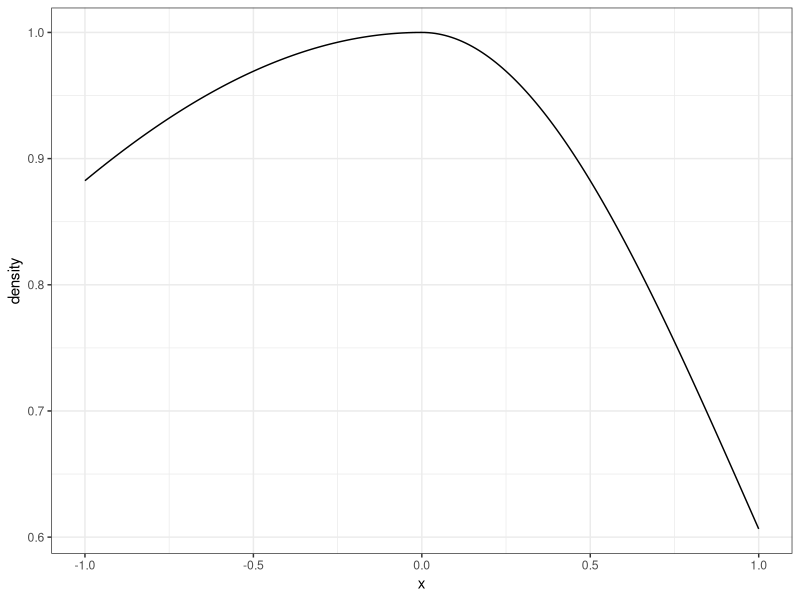
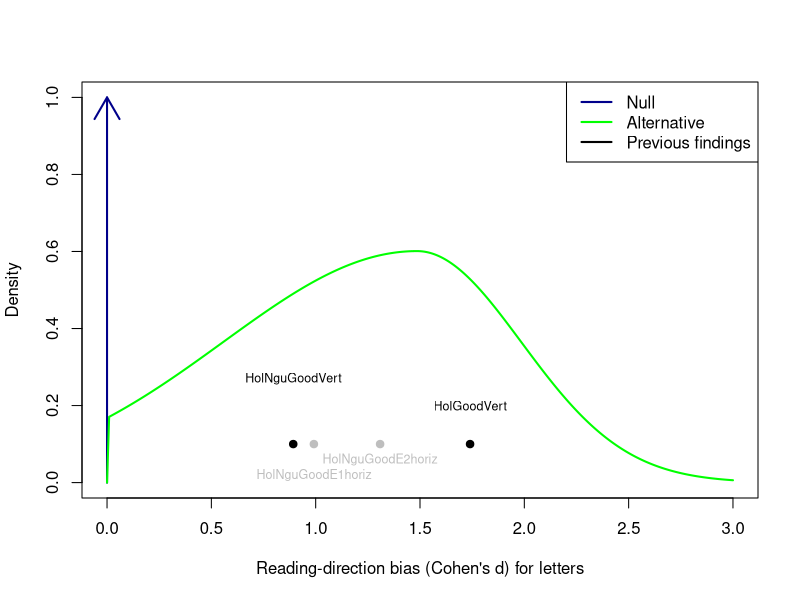
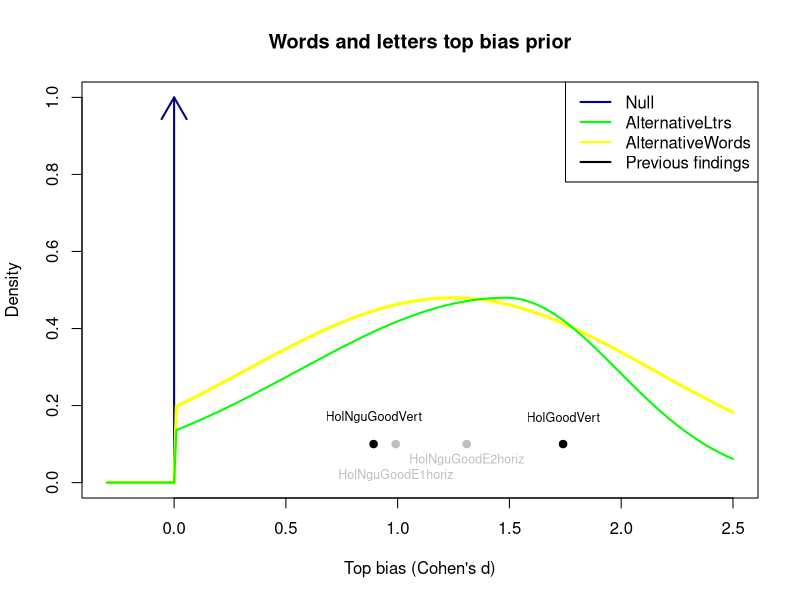
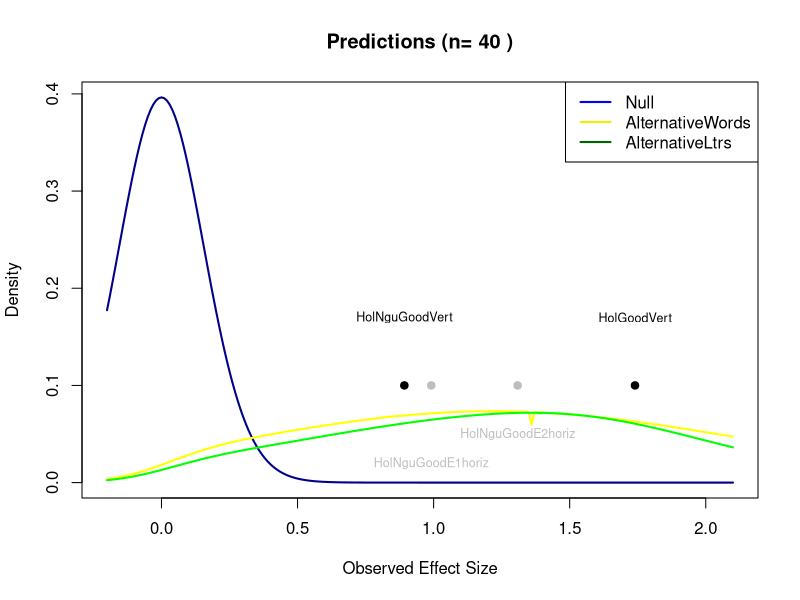

The R source for these figures, in order:
## ---- chunk 1
knitr::opts_chunk$set(echo = TRUE)
## ---- chunk 2
#E1, E2 refers to Holcombe Nguyen Goodbourn E1, E2
E1n<- 16
#Raw effect size plus standard error and sd
P1E1canonical=.23;  P1E1c_se = .058; P1E1c_sd = P1E1c_se * sqrt(E1n)
P1E1reversed= .062;  P1E1r_se = .07; P1E1r_sd = P1E1r_se * sqrt(E1n)
#To calculate sd of the bias diff, consider that the variances sum,
#therefore first sum the variances then convert back to standard deviation
#Although only true for *independent* random variables and these unlikely to be totally independent

E2n<- 24
P1E2canonical=.218; P1E2c_se =.034; P1E2c_sd= P1E2c_se * sqrt(E2n)
P1E2inverted=.017; P1E2i_se =.049; P1E2i_sd = P1E2i_se * sqrt(E2n)

P1E2vertUpright=.188; P1E2vu_se=.043; P1E2vu_sd = P1E2vu_se * sqrt(E2n)
P1E2vertInverted= -.07; P1E2vi_se=.049; P1E2vi_sd = P1E2vi_se * sqrt(E2n)

cohensDsHoriz<-c(P1E1canonical/P1E1c_sd,
                 P1E2canonical/P1E2c_sd) 
cohensDsHorizLabels<-c("HolNguGoodE1horiz","HolNguGoodE2horiz")
## ---- chunk 3
#Figure 4a
#Looks like for HolcombeNguyenGoodbourn the effect size calculations above are all of the difference scores, not the individual sides
# vertical difference d = 1.74, 95% CI [0.30, 0.50].  This is taken straight from the results section.
HolGoodVertCohensD = 1.74

## ---- chunk 4


cohensDs<-c(HolGoodVertCohensD,
            P1E2vertUpright / P1E2vu_sd) 
print(cohensDs)
cohensDslabels<-c("HolGoodVert", "HolNguGoodVert")
meanCohensD<-cohensDs[[1]]*.7 + cohensDs[[2]]*.3  #mean(cohensDs)

modalEffectLtrs = meanCohensD
## ---- chunk 5
wordHandicap=.84
## ---- chunk 6
wordPredictedCohensD<- meanCohensD * wordHandicap
## ---- chunk 7
sigmaLeft =.93
sigmaRight = .5
## ---- chunk 8
#Create doubleGaussian ,and vectorize it because common functions like plot require it , otherwise you have to use mapply

doubleGaussian = function(xs, mean,sdLeft,sdRight) {
  #print(length(x))  # Most plotting functions send this a million numbers rather than one
  #A double gaussian is two half-gaussians with different sigmas. But to make them match up, I have to calculate the peak height of each and then rescale. The peak height is of course its value at the mean. I will scale each so that it peaks at 1.
  #It will then be rescaled later to make it a proper density function that integrates to 1.
  leftXs <- xs[xs<=mean]
  rightXs <- xs[xs>mean]
  Ys<-c()
  if (length(leftXs) >0) {
    leftPeakHeight = dnorm(mean,mean,sdLeft)
    Ys <- dnorm(leftXs,mean,sdLeft) / leftPeakHeight
  }
  if (length(rightXs) >0) {
    rightPeakHeight = dnorm(mean,mean,sdRight)
    rightYs <- dnorm(rightXs,mean,sdRight) / rightPeakHeight
    Ys <- c(Ys,rightYs)
  }
  Ys
}

myDoubleGaussian = function(x) {
  doubleGaussian(x,0,2,1)
}

#Test that myDoubleGaussian is working.

myDoubleGaussian(3)
## ---- chunk 9

#My doubleGaussian function is not vectorized so I can't use normal way of plotting. Maybe I should vectorize, but that would be a good deal of work.
#https://stackoverflow.com/questions/44730774/how-to-use-custom-functions-in-mutate-dplyr

library("dplyr")
df <- data.frame(x=seq(-1,1,.01))
#df<- df %>% mutate(density=  mapply(function(x) myDoubleGaussian(x), x))
df<- df %>% mutate(density=myDoubleGaussian(x))

library('ggplot2')
ggplot(df, aes(x=x,y=density)) + geom_line() + xlab("x") +theme_bw()
## ---- chunk 10

#Set up my prior, a double Gaussian, making it a function of just one parameter, the x value
doubleGaussianLtrs = function(x) {
  doubleGaussian(x,modalEffectLtrs,sigmaLeft,sigmaRight)
}
## ---- chunk 11
#Specify hypothesis, technically alternative hypothesis (up to constant of proportionality) for letters
lo=0 #lower bound of support
hi=Inf #upper bound of support

#Define integrable prior - must be function of only the integrand
altHypothesisLtrs=function(delta) {
  y= doubleGaussianLtrs(delta)
  y=y*as.integer(delta>lo)*as.integer(delta<hi) #multiply by zero if outside of support
}

## ---- chunk 12
#Normalize alternative density in case is not already
#Calculate normalization factor - fraction to multiply prior by so it will integrate to 1
K=1/integrate(altHypothesisLtrs,lower=lo,upper=hi)$value 

#Thus final prior is the normalized function
priorLtrs=function(delta) K*altHypothesisLtrs(delta)
## ---- chunk 13
dDomain=seq(0,3,.01) #density domain

#Plot Alternative as a density and Null as a point arrow
maxAlt = priorLtrs(modalEffectLtrs) #maxAlt=max(priorLtrs(dDomain))

plot(dDomain,priorLtrs(dDomain),typ='n',xlab="Reading-direction bias (Cohen's d) for letters",ylab="Density",ylim=c(0,max(1,1.4*maxAlt)),main=)
#typ 'n' means invisible, and it's the lines command that actually plots the points.
arrows(0,0,0,1,col='darkblue',lwd=2)
lines(dDomain,priorLtrs(dDomain),col='green',lwd=2)
legend("topright",legend=c("Null","Alternative","Previous findings"),col=c('darkblue','green','black'),lwd=2)
points(cohensDs, rep(.1,length(cohensDs)),pch=19) #plot previous vertical effect sizes
text(cohensDs, c(.2,.27), cohensDslabels,cex=.75)

points(cohensDsHoriz, rep(.1,length(cohensDsHoriz)),pch=21,col="grey",bg="grey") #plot previous horizontal arrangement effect sizes
text(cohensDsHoriz, c(.02,.06), cohensDsHorizLabels,cex=.75, col="grey")

## ---- chunk 14
sigmaLeftWords = sigmaLeft
sigmaRightWords = 0.9
## ---- chunk 15
#Specify hypothesis, technically alternative hypothesis (up to constant of proportionality) for words

#Set up mhy prior, a double Gaussian, making it a function of just one parameter, the x value
myDoubleGaussian = function(x) {
  doubleGaussian(x,wordPredictedCohensD,sigmaLeftWords,sigmaRightWords)
}

#Specify hypothesis, technically alternative hypothesis (up to constant of proportionality) for letters
lo=0 #lower bound of support
hi=Inf #upper bound of support

#Define integrable prior - must be function of only the integrand
altHypothesis=function(delta) {
  y= myDoubleGaussian(delta)
  y=y*as.integer(delta>lo)*as.integer(delta<hi) #multiply by zero if outside of support
}

#Normalize alternative density in case is not already
#Calculate normalization factor - fraction to multiply prior by so it will integrate to 1
K=1/integrate(altHypothesis,lower=lo,upper=hi)$value 

#Thus final prior is the normalized function
priorWords=function(delta) K*altHypothesis(delta)
## ---- chunk 16

#delta=seq(-.2,1.2,.01)

dDomain=seq(-.3,2.5,.01)

#Plot Alternative as a density and Null as a point arrow
maxAlt=max(priorWords(dDomain))
plot(dDomain,priorWords(dDomain),typ='n',xlab="Top bias (Cohen's d)",ylab="Density",ylim=c(0,1),main="Words and letters top bias prior")
arrows(0,0,0,1,col='darkblue',lwd=2)
lines(dDomain,priorWords(dDomain),col='yellow',lwd=3)
lines(dDomain,priorLtrs(dDomain),col='green',lwd=2)

legend("topright",legend=c("Null","AlternativeLtrs","AlternativeWords","Previous findings"),col=c('darkblue','green','yellow','black'),lwd=2)

points(cohensDs, rep(.1,length(cohensDs)),pch=19) #plot previous vertical effect sizes
text(cohensDs, c(.17,.17), cohensDslabels,cex=.75)

points(cohensDsHoriz, rep(.1,length(cohensDsHoriz)), pch=21,col="grey",bg="grey") #plot previous horizontal arrangement effect sizes
text(cohensDsHoriz, c(.02,.06), cohensDsHorizLabels, cex=.75, col="grey")
## ---- chunk 17
nullPredF=function(obs,N) {
  dt(sqrt(N)*obs,N-1)
}
## ---- chunk 18
obs<-seq(-.2,2.1,.01)
numSs<- 40
nullPred<- nullPredF(obs,numSs)
## ---- chunk 19
altPredIntegrandWords = function(delta,obs,N) {
  dt( sqrt(N)*obs, N-1, sqrt(N)*delta ) * priorWords(delta)
}
altPredIntegrandLtrs = function(delta,obs,N) {
  dt( sqrt(N)*obs, N-1, sqrt(N)*delta ) * priorLtrs(delta)
}

#For a particular effect size, obs, and a particular number of participants, calcuate the likelihood of it
altPredWordsF = function(obs,N) {
  integrate( altPredIntegrandWords, lower=lo, upper=hi, obs=obs, N=N )$value
}
altPredLtrsF = function(obs,N) {
  integrate( altPredIntegrandLtrs, lower=lo, upper=hi, obs=obs, N=N )$value
}
## ---- chunk 20
I=length(obs)
altPredWords<- 1:I #A vector to put the likelihoods
for (i in 1:I) {
  altPredWords[i]=altPredWordsF(obs[i],numSs)
}
altPredLtrs<- 1:I #A vector to put the likelihoods
for (i in 1:I) {
  altPredLtrs[i]=altPredLtrsF(obs[i],numSs)
}
## ---- chunk 21

top=max(altPredWords,altPredLtrs,nullPred)
tit<- paste('Predictions (n=',numSs,')')
plot(type='l',obs,nullPred,ylim=c(0,top),xlab="Observed Effect Size",ylab="Density",main=tit,col='darkblue',lwd=2)
lines(obs,altPredWords,col='yellow',lwd=2)
lines(obs,altPredLtrs,col='green',lwd=2)

legend("topright",legend=c("Null","AlternativeWords","AlternativeLtrs"),col=c('blue','yellow2','darkgreen'),lwd=2)
points(cohensDs, rep(.1,length(cohensDs)),pch=19) #plot previous vertical effect sizes
text(cohensDs, c(.17,.17), cohensDslabels,cex=.75)

points(cohensDsHoriz, rep(.1,length(cohensDsHoriz)), pch=21,col="grey",bg="grey") #plot previous horizontal arrangement effect sizes
text(cohensDsHoriz, c(.02,.05), cohensDsHorizLabels, cex=.75, col="grey")
